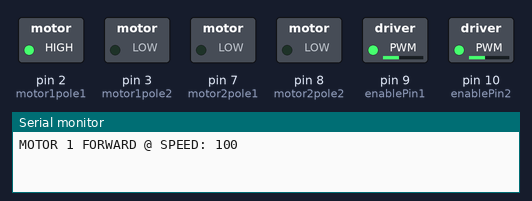
The sketch below on a simulated Arduino Uno, built with avr-gcc and run on an emulated ATmega328P. Parts: switched loads named in the sketch (green lamp = pin HIGH), the last lines printed to the serial monitor.

Above: at 0.1 s.
At 6.3 s:
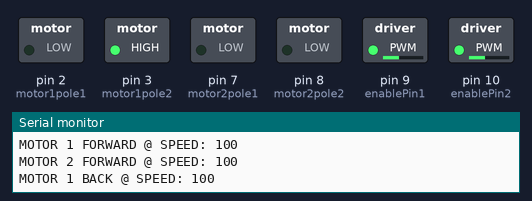
At 14.6 s:
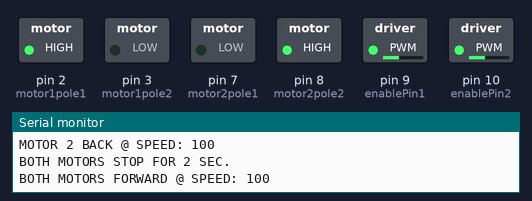
At 19.8 s:
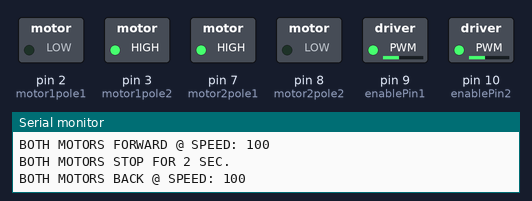
At 25.0 s:
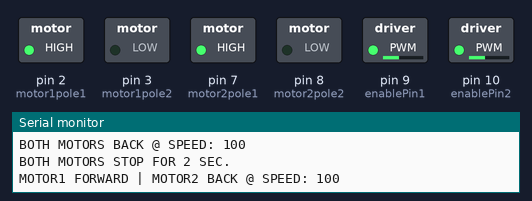
At 33.3 s:
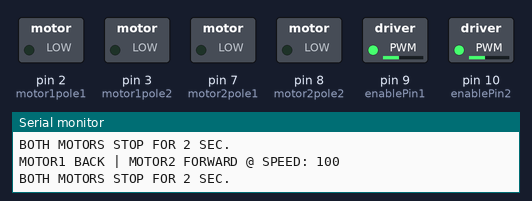
Timing chart, 0 to 39.8 s (numbered marks = the images above):
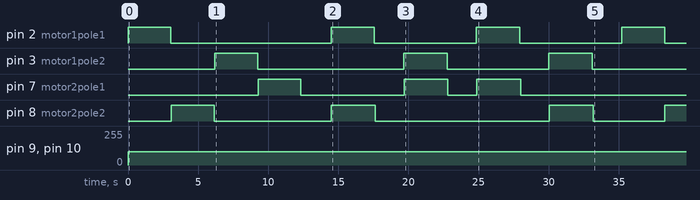

Measured:
- by itself, pin 2 (motor1pole1): LOW → HIGH at 0.00 s, → LOW 3.1 s later, → HIGH 11.4 s later, → LOW 3.1 s later, … (8 changes in this stretch)
- by itself, pin 3 (motor1pole2): goes HIGH 3.1 s, LOW 10.4 s, HIGH 3.1 s, LOW 7.3 s, HIGH 3.1 s, then LOW
- by itself, pin 7 (motor2pole1): goes HIGH 3.1 s, LOW 7.4 s, HIGH 3.1 s, LOW 2.1 s, HIGH 3.1 s, then LOW
- by itself, pin 8 (motor2pole2): goes HIGH 3.1 s, LOW 8.4 s, HIGH 3.1 s, LOW 12.4 s, HIGH 3.1 s, LOW 5.1 s, then HIGH
- by itself, pin 9 (enablePin1), pin 10 (enablePin2): 0/255 → 100/255 at 0.00 s

The sketch:

Motor_config_test.ino
```cpp
// map motor poles to Arduino pins
#define motor1pole1 2
#define motor1pole2 3
#define motor2pole1 7
#define motor2pole2 8

// map L293d motor enable pins to Arduino pins
#define enablePin1 9
#define enablePin2 10

#define M1_MAX_SPEED 100
#define M2_MAX_SPEED 100

#define motordelay 30
#define debugmotorsec 3000

void setup() {
  Serial.begin(115200);

  // set mapped L293D motor1 and motor 2 enable pins on Arduino to output (to turn on/off motor1 and motor2 via L293D)
  pinMode(enablePin1, OUTPUT);
  pinMode(enablePin2, OUTPUT);

  // set mapped motor poles to Arduino pins (via L293D)
  pinMode( motor1pole1 , OUTPUT);
  pinMode( motor1pole2, OUTPUT);
  pinMode( motor2pole1, OUTPUT);
  pinMode( motor2pole2 , OUTPUT);
  motorspeed(0, 0);
}

int mspeed = 100;  // pick a starting speed up to 255

void loop() {

// set speed of motor 1 and 2 to same speed
  motorspeed(mspeed, mspeed);

// spin motor 1 only in one direction
  Serial.print("MOTOR 1 FORWARD @ SPEED: ");
  Serial.println(mspeed);
  motorforward(1);
  delay(debugmotorsec);
  motorstop(1);

  // spin motor 2 only in one direction
  Serial.print("MOTOR 2 FORWARD @ SPEED: ");
  Serial.println(mspeed);
  motorforward(2);
  delay(debugmotorsec);
  motorstop(2);

  // spin motor 1 only in opposite direction
  Serial.print("MOTOR 1 BACK @ SPEED: ");
  Serial.println(mspeed);
  motorback(1);
  delay(3000);
  motorstop(1);

// spin motor 2 only in opposite direction
  Serial.print("MOTOR 2 BACK @ SPEED: ");
  Serial.println(mspeed);
  motorback(2);
  delay(debugmotorsec);
  motorstop(2);

// stop both motors 1 and 2
  Serial.println("BOTH MOTORS STOP FOR 2 SEC.");
  motorstop(1);
  motorstop(2);
  delay(2000);

// spin both motors in one direction
  Serial.print("BOTH MOTORS FORWARD @ SPEED: ");
  Serial.println(mspeed);
  motorforward(1);
  motorforward(2);
  delay(debugmotorsec);

// stop both motors
  Serial.println("BOTH MOTORS STOP FOR 2 SEC.");
  motorstop(1);
  motorstop(2);

  delay(2000);
// spin both motors in opposite direction
  Serial.print("BOTH MOTORS BACK @ SPEED: ");
  Serial.println(mspeed);
  motorback(1);
  motorback(2);
  delay(debugmotorsec);

// stop both motors
  Serial.println("BOTH MOTORS STOP FOR 2 SEC.");
  motorstop(1);
  motorstop(2);
  delay(2000);


// spin both motors but in opposite directions
  Serial.print("MOTOR1 FORWARD | MOTOR2 BACK @ SPEED: ");
  Serial.println(mspeed);
  motorforward(1);
  motorback(2);
  delay(debugmotorsec);

// stop both motors
  Serial.println("BOTH MOTORS STOP FOR 2 SEC.");
  motorstop(1);
  motorstop(2);
  delay(2000);

// spin both motors in the other opposite direction
  Serial.print("MOTOR1 BACK | MOTOR2 FORWARD @ SPEED: ");
  Serial.println(mspeed);
  motorback(1);
  motorforward(2);
  delay(debugmotorsec);

// stop both motors
  Serial.println("BOTH MOTORS STOP FOR 2 SEC.");
  motorstop(1);
  motorstop(2);
  delay(2000);

  mspeed += 50;  // add 50 to speed of motor spin. Max speed 255

// set speed of motor 1 and 2 to same new speed
  motorspeed(mspeed,mspeed);

}

// MOTOR FUNCTIONS

void motorstop(int motornum){
  delay(motordelay);
  if (motornum == 1) {
    digitalWrite(motor1pole1, LOW);
    digitalWrite(motor1pole2, LOW);
  }
  else if (motornum == 2) {

    digitalWrite(motor2pole1, LOW);
    digitalWrite(motor2pole2, LOW);
  }
  delay(motordelay);
}

void motorforward(int motornum){
  if (motornum == 1) {
    digitalWrite(motor1pole1, HIGH);
    digitalWrite(motor1pole2, LOW);
  }
  else if (motornum == 2) {

    digitalWrite(motor2pole1, LOW);
    digitalWrite(motor2pole2, HIGH);
  }
  delay(motordelay);
}

void motorback(int motornum){
  if (motornum == 1) {
    digitalWrite(motor1pole1, LOW);
    digitalWrite(motor1pole2, HIGH);
  }
  else if (motornum == 2) {
    digitalWrite(motor2pole1, HIGH);
    digitalWrite(motor2pole2, LOW);
  }
  delay(motordelay);
}

void motorspeed(int motor1speed, int motor2speed) {
  if (motor1speed > M1_MAX_SPEED ) motor1speed = M1_MAX_SPEED; // limit top speed
  if (motor2speed > M2_MAX_SPEED ) motor2speed = M2_MAX_SPEED; // limit top speed
  if (motor1speed < 0) motor1speed = 0; // keep motor above 0
  if (motor2speed < 0) motor2speed = 0; // keep motor speed above 0
  analogWrite(enablePin1, motor1speed);
  analogWrite(enablePin2, motor2speed);
}
```
